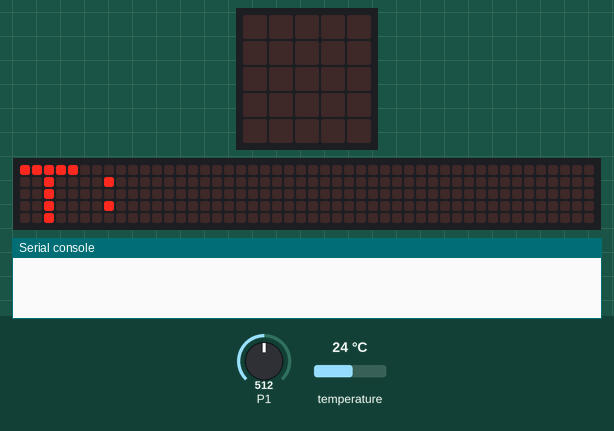
The program below on a simulated BBC micro:bit (MakeCode). Shown: the board's 5×5 LED display, a strip that is not on the board, showing the scrolling text unrolled, the last lines printed to the serial console. The inputs (shaded band) are chosen by the test bench; at power-on: P1 = 512, temperature 24 °C (analog values on the 0–1023 scale). The 48×5 strip is a reading aid, not a part: it shows the text the display is scrolling, unrolled, one strip-width of it at a time.

Above: at 2.0 s.
At 14.1 s:
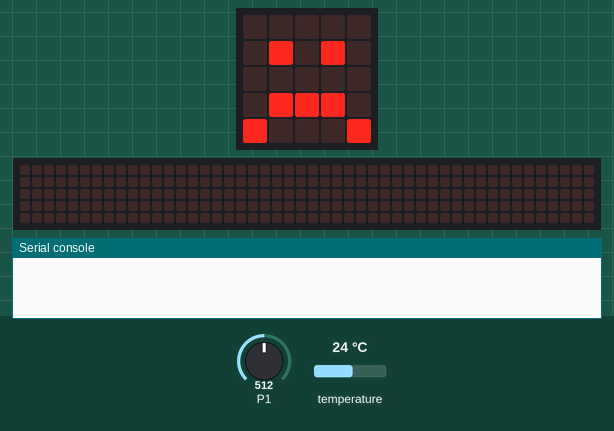
At 17.6 s:
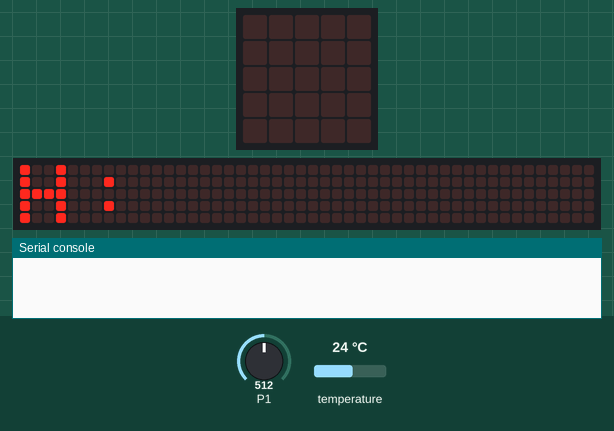
At 28.3 s:
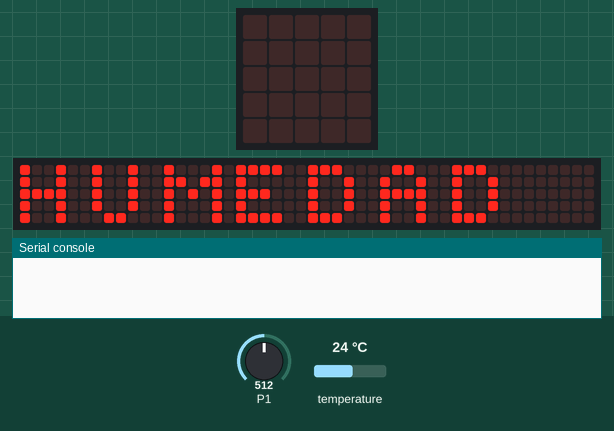
At 31.5 s:
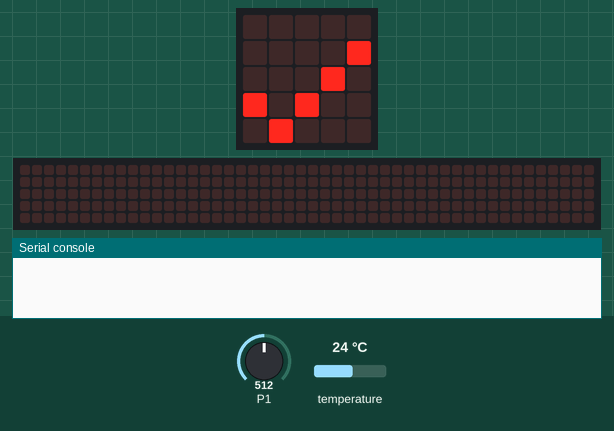
At 39.27 s:
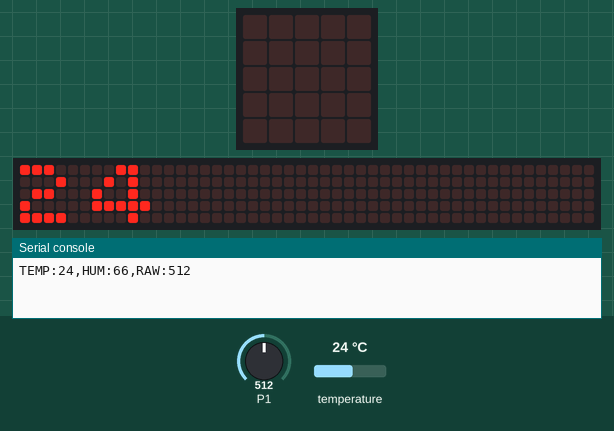

Measured:
- what the display in image 0 shows lasts 0.7 s, from 2.0 s to 2.7 s
- what the display in image 1 shows lasts 1.6 s, from 14.0 s to 15.6 s
- what the display in image 3 shows lasts 0.6 s, from 28.3 s to 28.9 s
- what the display in image 4 shows lasts 2.6 s, from 31.4 s to 34.0 s

The program:

main.ts
```typescript
// VERSION PROVISIONAL: usa el sensor de temperatura INTERNO de la micro:bit
// (mide el chip, NO el compost) mientras se reemplaza el DS18B20.
// Mismo formato serial que la version final, para probar Python y Excel.
// FC-28   -> P1 (salida analogica A0)
// Envia por USB/serial (115200) lineas: TEMP:33,HUM:58,RAW:430
let tempC = 0
let humAnalog = 0
let humPct = 0
basic.forever(function () {
    tempC = input.temperature()
    humAnalog = pins.analogReadPin(AnalogPin.P1)
    humPct = Math.constrain(
        Math.map(humAnalog, 1023, 250, 0, 100),
        0,
        100
    )
    basic.showString("T:")
    basic.showNumber(Math.round(tempC))
    basic.pause(500)
    if (tempC > 65) {
        basic.showString("PELIGRO CALOR")
        basic.showIcon(IconNames.Skull)
    } else if (tempC > 60) {
        basic.showString("TERMOFILA ALTA")
        basic.showIcon(IconNames.Surprised)
    } else if (tempC >= 40) {
        basic.showString("TERMOFILA")
        basic.showIcon(IconNames.Happy)
    } else {
        basic.showString("MESOFILA")
        basic.showIcon(IconNames.Sad)
    }
    basic.pause(1000)
    basic.showString("H:")
    basic.showNumber(Math.round(humPct))
    basic.pause(500)
    if (humPct <= 30) {
        basic.showString("SECO")
        basic.showIcon(IconNames.Sad)
    } else if (humPct <= 70) {
        basic.showString("HUMEDAD OK")
        basic.showIcon(IconNames.Yes)
    } else {
        basic.showString("HUMEDO")
        basic.showIcon(IconNames.Surprised)
    }
    basic.pause(1000)
    serial.writeLine(
        "TEMP:" + Math.round(tempC) +
        ",HUM:" + Math.round(humPct) +
        ",RAW:" + humAnalog
    )
    basic.pause(1000)
})
```
